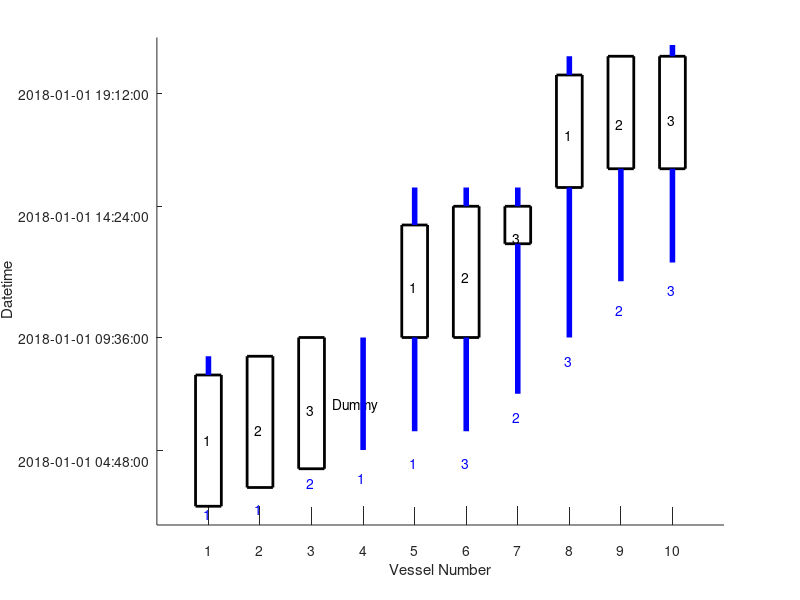

Recreate this plot in MATLAB. (Note: this script raises an error after producing the figure.)
%%% time and numerical axis cannot exist in one graph
%%
load for_visualize.mat;
%%
figure('Name','Barge-Vessel Arrangements','NumberTitle','off','Position',[650 150 600 400])
xlabel('Vessel Number')
ylabel('Datetime')
yLabel = datestr(7.370612e+05:0.000002e+05:7.370632e+05,31);
set(gca,'YTickLabel',yLabel);
set(gca,'xtick',[1 2 3 4 5 6 7 8 9 10]);
axis([0,11,737061.2,737063.2]);
for i = 1:10
    if vis(i,6) == 4
        text(i-0.6,(vis(i,2)+vis(i,3))/2,'Dummy')
        plot([i,i],[vis(i,2),vis(i,3)],'LineWidth',4,'color','b')
        text(i-0.1,vis(i,3)-0.05,num2str(vis(i,5)),'color','b')
    else
        rectangle('Position',[i-0.25,vis(i,1),0.5,vis(i,4)-vis(i,1)],'EdgeColor','k','LineWidth',2)
        text(i-0.1,(vis(i,4)+vis(i,1))/2,num2str(vis(i,6)))
        hold on
        plot([i,i],[vis(i,1),vis(i,3)],'LineWidth',4,'color','b')
        plot([i,i],[vis(i,2),vis(i,4)],'LineWidth',4,'color','b')
        text(i-0.1,vis(i,3)-0.05,num2str(vis(i,5)),'color','b')
    end
end

for j = 1:10
    if vis_terminal(j,1) ~= 0
        rectangle('Position',[j-0.25,vis_terminal(j,1),0.5,vis_terminal(j,2)-vis_terminal(j,1)],'FaceColor','r','LineWidth',2)
    end
end


figure('Name','Legend','NumberTitle','off','Position',[30 150 600 400])
rectangle('Position',[4.75,2,0.5,1],'LineWidth',2)
rectangle('Position',[4.75,1.5,0.5,0.5],'FaceColor','r','LineWidth',2)
hold on
plot([5,5],[3,4],'LineWidth',4,'color','b')
plot([5,5],[1,1.5],'LineWidth',4,'color','b')
xlim([0 10]);
ylim([0 5]);
set(gca,'ytick',[1 2 3 4 5]);
set(gca,'YTickLabel',yLabel);
text(1.8,4, 'vessel depart time');
text(1.8,1, 'vessel arrival time');
text(1.8,2, 'start transfer time');
text(1.8,3, 'end transfer time');
text(4.9,2.5,'1');
text(5.5,2.5,'Barge number');
text(5.5,1.75,'Terminal Topup');
text(4.9,0.85,'1','color','b');
text(5.5,0.85,'Bunker Type')